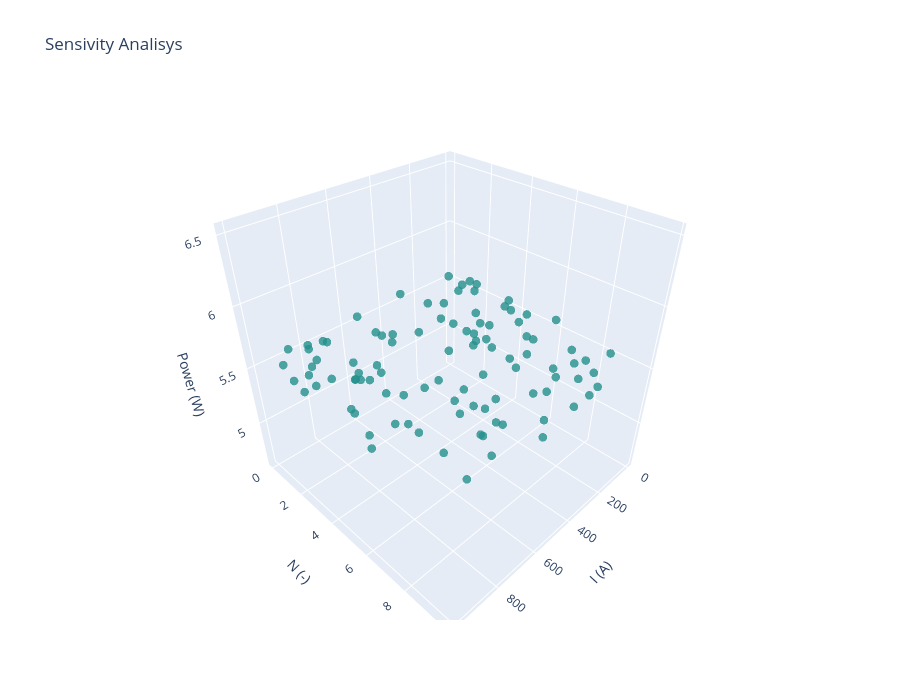

Notebook cell for this chart:
### Markdown cell above
## Plot Sensivity Analisys results

### Code cell
# Assuming df is your DataFrame and has the columns 'initial_values' and 'results'
init_1 = [a[0] for a in df['initial_values']]
init_2 = [a[1] for a in df['initial_values']]
min_errors = [t[2] for t in df['results']]

fig = go.Figure(data=[go.Scatter3d(
    x=init_1,
    y=init_2,
    z=min_errors,
    mode='markers',
    marker=dict(
        size=5,
        color=min_errors,  # color by cost function value
        colorscale='Viridis',
        opacity=0.8
    )
)])

fig.update_layout(
    width=900,    # Ancho en píxeles
    height=700,   # Alto en píxeles
    scene=dict(
        xaxis_title='I (A)',
        yaxis_title='N (-)',
        zaxis_title='Power (W)'
    ),
    title="Sensivity Analisys"
)

fig.show()
